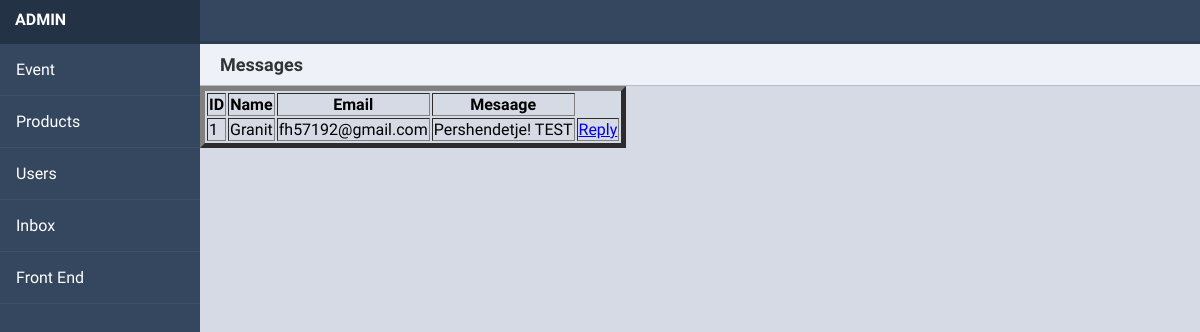
/inbox.php (signed in), run on an earlier commit of the app's database.
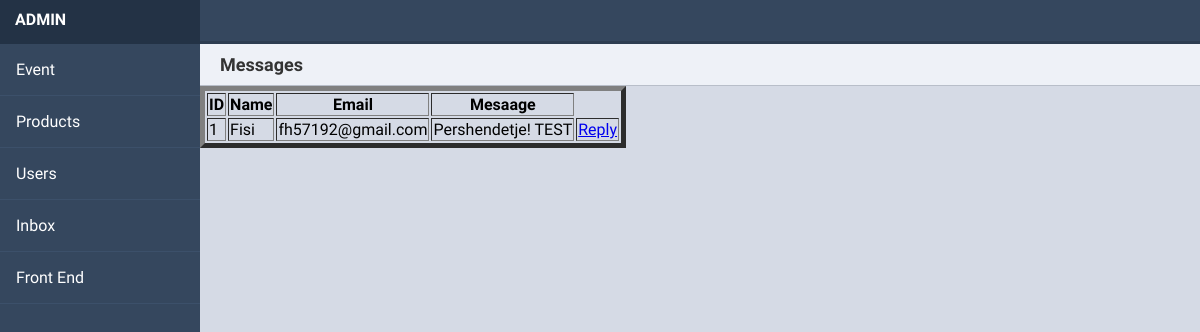
And on a later commit of the database.
### tables this page shows
CREATE TABLE `inbox` (
  `id` int(255) NOT NULL,
  `name` varchar(255) NOT NULL,
  `email` varchar(255) NOT NULL,
  `message` text NOT NULL
);

### model.php (called while the page is built, shortened)
<?php
Class Model{
    private $server = "localhost";
    private $username="root";
private $password;
    private $db = "hikedb";
    private $conn;
    public function __construct(){
        try{
    $this->conn = new mysqli($this->server,$this->username,$this->password, $this->db);
}catch (Exception $e){
    echo "connection failed" . $e->getMessage();
}
    }
public function fetchinbox(){
    $data=null;
    $query="Select * from inbox";
    if($sql=$this->conn->query($query)){
        while($row=mysqli_fetch_assoc($sql)){
            $data[]=$row;
        }
    }
    return $data;
}
}
?>

### inbox.php (the view, shortened to what this page needs)
<!DOCTYPE html>
<html>
<head>
	<link rel="stylesheet" href="https://use.fontawesome.com/releases/v5.5.0/css/all.css">
	<link rel="stylesheet" href="css/dashboard.css">
</head>
<body>
	<div class="header">
	</div>
	<div class="side-nav">
		<div class="logo">
			<span> <?php echo $_SESSION['username']; ?></span>
		</div>
		<?php include("sidebar.php") ?>
	</div>
	<div class="main-content">
	<div class="title">Messages</div>
			<div class="chart">
				<table border=5>
					<tr>
						<th>ID</th>
						<th>Name</th>
						<th>Email</th>
                        <th>Mesaage</th>
					</tr>
					<?php
				include 'model.php';
				$model= new Model();
				$rows= $model->fetchinbox();
				if(!empty($rows)){
                    foreach($rows as $row){
                        ?>
                        <tr>
							<td><?php echo $row['id']; ?></td>
                            <td><?php echo $row['name']; ?></>
                            <td><?php echo $row['email']; ?></td>
                            <td><?php echo $row['message']; ?></td>
                            <td>
                            <a href = "mailto:<?php echo $row['email']; ?>?subject = Feedback&body = Message">
Reply
</a>
                            </td>
                        </tr>
                        <?php
                    }
                }else{
                    echo "IT IS NOT REGISTRED ANY EVENT...";
                }
			?>
				</table>
			</div>
		</div>
</body>
</html>

What changed in the data, as far as the page shows it:
changed inbox "fh57192@gmail.com": name "Granit" → "Fisi"
